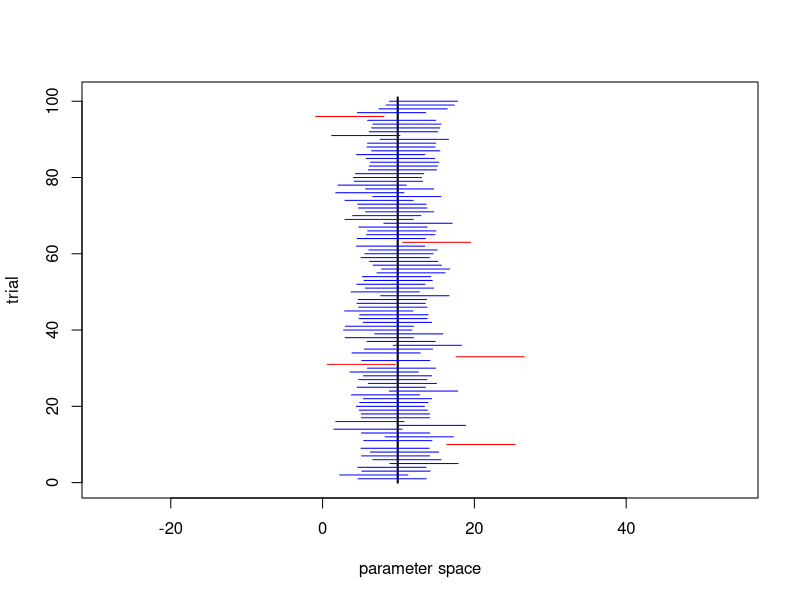

The R script that drew this image: (Note: this script raises an error after producing the figure.)
##
##  laplaceConfidenceIntervals.r
##
##  demonstrate Confidence Interval construction with Laplace mechanism
##
##  jH 2019.3.1
##

rm(list=ls())		# Remove any objects in memory
par(mfrow=c(1,1))   # Rebuild fresh plot window, if previously divided

#### Parameters ####

# Random draw from Laplace distribution
#
# mu numeric, center of the distribution
# b numeric, spread
# size integer, number of draws
# 
# return Random draws from Laplace distribution
# example:
# 
# rlap(size=1000)

rlap = function(mu=0, b=1, size=1) {
    p <- runif(size) - 0.5
    draws <- mu - b * sgn(p) * log(1 - 2 * abs(p))
    return(draws)
}


# Probability density for Laplace distribution
#
# x numeric, value
# mu numeric, center of the distribution
# b numeric, spread
# 
# return Density for elements of x
# example:
# 
# x <- seq(-3, 3, length.out=61)
# dlap(x)

dlap <- function(x, mu=0, b=1) {
    dens <- 0.5 * b * exp(-1 * abs(x - mu) / b)
    return(dens)
}


# Laplace Cumulative Distribution Function
# 
# Determines the probability a draw from a LaPlace distribution is less than 
#    or equal to the specified value.
#
# x Numeric, the value(s) at which the user wants to know the CDF height.
# mu Numeric, the center of the LaPlace distribution, defaults to 0.
# b Numeric, the spread of the LaPlace distribution, defaults to 1.
# 
# return Probability the LaPlace draw is less than or equal to \code{x}.
# example:
# 
# x <- 0
# plap(x)

plap <- function(x, mu=0, b=1) {
    cdf <- 0.5 + 0.5 * sgn(x - mu) * (1 - exp(-1 * (abs(x - mu) / b)))
    return(cdf)
}


# Quantile function for Laplace distribution
#
# p Numeric, vector of probabilities
# mu numeric, center of the distribution
# b numeric, spread
# return Quantile function
# example:
#
# probs <- c(0.05, 0.50, 0.95)
# qlap(probs)

qlap <- function(p, mu=0, b=1) {
    q <- ifelse(p < 0.5, mu + b * log(2 * p), mu - b * log(2 - 2 * p))
    return(q)
}

# Sign function
# 
# Function to determine what the sign of the passed values should be.
#
# x numeric, value or vector or values
# return The sign of passed values
# example:
#
# sgn(rnorm(10))


sgn <- function(x) {
    return(ifelse(x < 0, -1, 1))
}


library("foreign")
PUMSdata <- read.csv(file="../../data/FultonPUMS5full.csv")   
data <- PUMSdata$educ    		# variable for means
populationTrue <- mean(data)


## Bound/Censor/Clip a variable to a range
clip <- function(x, lower, upper){
	x.clipped <- x
	x.clipped[x.clipped<lower] <- lower
	x.clipped[x.clipped>upper] <- upper
	return(x.clipped)	
}

## Sample with replacement from a vector
bootstrap <- function(x, y=NULL, n){
	index <- sample(x=1:length(x), size=n, replace=TRUE) 

	if(is.null(y)){
		return(x[index])
	}else{
		return(list(x=x[index], y=y[index]))
	}
}


## Confidence interval for mean release
ciPostProcess <- function(release, n, lower, upper, epsilon, alpha=0.05){
	sensitivity <- (upper - lower)/n
	scale <- sensitivity / epsilon

	ci.radius <- qlap(p=1 - (alpha/2), b=scale) # Completed from class example
	ci.lower.bound <- release - ci.radius       # Completed from class example
	ci.upper.bound <- release + ci.radius       # Completed from class example

	return(list(ciLower=ci.lower.bound, ciUpper=ci.upper.bound))
}

## Differentially private mean release
meanRelease <- function(x, lower, upper, epsilon){
	n <- length(x)
	sensitivity <- (upper - lower)/n
	scale <- sensitivity / epsilon

	x.clipped <- clip(x, lower, upper)
	sensitiveValue <- mean(x.clipped)
	DPrelease <- sensitiveValue + rlap(mu=0, b=scale, size=1)
	ci <- ciPostProcess(release=DPrelease, n=n, lower=lower, upper=upper, epsilon=epsilon)

	return(list(release=DPrelease, ci=ci, true=sensitiveValue))
}


bootdata <- bootstrap(x=data, n=100)
true <- mean(bootdata)
n.sims <- 100
epsilon <- 0.1
history <- matrix(NA, nrow=n.sims, ncol=3)
for(i in 1:n.sims){
	DPmean <- meanRelease(x=bootdata, lower=1, upper=16, epsilon=epsilon)
	history[i,1] <- DPmean$ci$ciLower
	history[i,2] <- DPmean$ci$ciUpper
	history[i,3] <- as.numeric(DPmean$ci$ciLower < true) + as.numeric(DPmean$ci$ciUpper > true)  # what values can this take?
}



ci.min<- min(history[,1])
ci.max<- max(history[,2])

allxlim <- c(2*ci.min-ci.max, 2*ci.max-ci.min)
col.set <- c("red","blue")
plot(x=c(true,true), y=c(0,n.sims+1), xlim=allxlim, type="l", lwd=2, xlab="parameter space", ylab="trial")
for(i in 1:n.sims){
	lines(x=c(history[i,1],history[i,2]), y=c(i,i), col=col.set[history[i,3]])
}

dev.copy2pdf(file="./figs/ciCoverage1.pdf")




n.sims <-1000
my.seq <- seq(from=log10(1), to=log10(0.01), length=50)     	# make evenly spaced in logarithmic space
ep.seq <- 10^my.seq						
myn <- 500
populationTrue <- mean(data)

rawhistory <- matrix(NA, nrow=length(ep.seq)*n.sims, ncol=3)  # matrix to store results
agghistory <- matrix(NA, nrow=length(ep.seq), ncol=2)         # matrix to store results
rawcount <- aggcount <- 0													# initialize counter															

for(i in 1:length(ep.seq)){
	aggcount <- aggcount + 1
	coverage <- NULL
	for(j in 1:n.sims){
		rawcount <- rawcount + 1
		bootdata <- bootstrap(x=data, n=myn)
		DPmean <- meanRelease(x=bootdata, lower=1, upper=16, epsilon=ep.seq[i])
		#coversTrue <- (DPmean$ci$ciLower < populationTrue) & (DPmean$ci$ciUpper > populationTrue) # We are not covering population truth
        coversTrue <- (DPmean$ci$ciLower < DPmean$true) & (DPmean$ci$ciUpper > DPmean$true)        # We are covering sample result
		coverage <- c(coverage, coversTrue)

		rawhistory[rawcount,1] <- DPmean$ci$ciLower
		rawhistory[rawcount,2] <- DPmean$ci$ciUpper
		rawhistory[rawcount,3] <- 1 + as.numeric(coversTrue)
	}
	agghistory[aggcount,1] <- ep.seq[i] 
	agghistory[aggcount,2] <- mean(coverage)
}



my.seq <- seq(from=log10(200), to=log10(5000), length=20)  	# make evenly spaced in logarithmic space
n.seq  <- round(10^my.seq)                                 	# round to integers
myepsilon <- 0.1

rawhistory <- matrix(NA, nrow=length(n.seq)*n.sims, ncol=3)  # matrix to store results
agghistory2 <- matrix(NA, nrow=length(n.seq), ncol=2)         # matrix to store results
rawcount <- aggcount <- 0													# initialize counter															

for(i in 1:length(n.seq)){
	aggcount <- aggcount + 1
	coverage <- NULL
	for(j in 1:n.sims){
		rawcount <- rawcount + 1
		bootdata <- bootstrap(x=data, n=n.seq[i])
		DPmean <- meanRelease(x=bootdata, lower=1, upper=16, epsilon=myepsilon)
		#coversTrue <- (DPmean$ci$ciLower < populationTrue) & (DPmean$ci$ciUpper > populationTrue)  # We are not covering population truth
        coversTrue <- (DPmean$ci$ciLower < DPmean$true) & (DPmean$ci$ciUpper > DPmean$true)             # We are covering sample result
		coverage <- c(coverage, coversTrue)

		rawhistory[rawcount,1] <- DPmean$ci$ciLower
		rawhistory[rawcount,2] <- DPmean$ci$ciUpper
		rawhistory[rawcount,3] <- 1 + as.numeric(coversTrue)
	}
	agghistory2[aggcount,1] <- n.seq[i] 
	agghistory2[aggcount,2] <- mean(coverage)
}


par(mfcol=c(2,1))

plot(x=agghistory[,1], y=agghistory[,2], log="x", type="l", ylim=c(0.5,1), lwd=2, col="black", xlab="epsilon", ylab="coverage", main="Fraction Confidence Intervals Containing True Value")
abline(h=0.95, lwd=2, lty=2, col="red")

plot(x=agghistory2[,1], y=agghistory2[,2], log="x", type="l", ylim=c(0.5,1), lwd=2, col="black", xlab="sample size n", ylab="coverage", main="Fraction Confidence Intervals Containing True Value")
abline(h=0.95, lwd=2, lty=2, col="red")

dev.copy2pdf(file="./figs/ciCoverage2.pdf")





